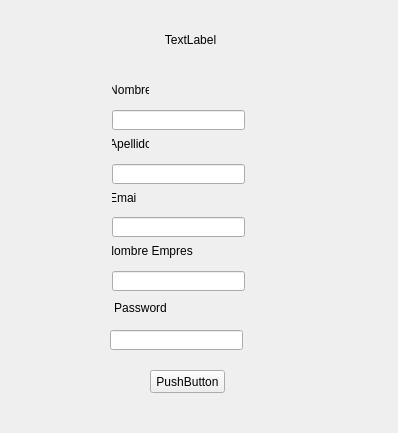
<?xml version="1.0" encoding="UTF-8"?>
<ui version="4.0">
 <class>Form</class>
 <widget class="QWidget" name="Form">
  <property name="geometry">
   <rect>
    <x>0</x>
    <y>0</y>
    <width>398</width>
    <height>433</height>
   </rect>
  </property>
  <property name="windowTitle">
   <string>Form</string>
  </property>
  <widget class="QLabel" name="L_Title">
   <property name="geometry">
    <rect>
     <x>110</x>
     <y>30</y>
     <width>161</width>
     <height>20</height>
    </rect>
   </property>
   <property name="text">
    <string>TextLabel</string>
   </property>
   <property name="alignment">
    <set>Qt::AlignCenter</set>
   </property>
  </widget>
  <widget class="QPushButton" name="PB_Submit">
   <property name="geometry">
    <rect>
     <x>150</x>
     <y>370</y>
     <width>75</width>
     <height>23</height>
    </rect>
   </property>
   <property name="text">
    <string>PushButton</string>
   </property>
  </widget>
  <widget class="QLabel" name="L_Name">
   <property name="geometry">
    <rect>
     <x>112</x>
     <y>82</y>
     <width>37</width>
     <height>16</height>
    </rect>
   </property>
   <property name="text">
    <string>Nombre</string>
   </property>
   <property name="alignment">
    <set>Qt::AlignCenter</set>
   </property>
  </widget>
  <widget class="QLineEdit" name="LE_UserName">
   <property name="geometry">
    <rect>
     <x>112</x>
     <y>110</y>
     <width>133</width>
     <height>20</height>
    </rect>
   </property>
   <property name="alignment">
    <set>Qt::AlignCenter</set>
   </property>
  </widget>
  <widget class="QLabel" name="L_LastName">
   <property name="geometry">
    <rect>
     <x>112</x>
     <y>136</y>
     <width>37</width>
     <height>16</height>
    </rect>
   </property>
   <property name="text">
    <string>Apellido</string>
   </property>
   <property name="alignment">
    <set>Qt::AlignCenter</set>
   </property>
  </widget>
  <widget class="QLineEdit" name="LE_UserLastName">
   <property name="geometry">
    <rect>
     <x>112</x>
     <y>164</y>
     <width>133</width>
     <height>20</height>
    </rect>
   </property>
   <property name="alignment">
    <set>Qt::AlignCenter</set>
   </property>
  </widget>
  <widget class="QLabel" name="L_Email">
   <property name="geometry">
    <rect>
     <x>112</x>
     <y>190</y>
     <width>24</width>
     <height>16</height>
    </rect>
   </property>
   <property name="text">
    <string>Email</string>
   </property>
   <property name="alignment">
    <set>Qt::AlignCenter</set>
   </property>
  </widget>
  <widget class="QLineEdit" name="LE_UserEmail">
   <property name="geometry">
    <rect>
     <x>112</x>
     <y>217</y>
     <width>133</width>
     <height>20</height>
    </rect>
   </property>
   <property name="alignment">
    <set>Qt::AlignCenter</set>
   </property>
  </widget>
  <widget class="QLabel" name="L_CompanyName">
   <property name="geometry">
    <rect>
     <x>112</x>
     <y>243</y>
     <width>81</width>
     <height>16</height>
    </rect>
   </property>
   <property name="text">
    <string>Nombre Empresa</string>
   </property>
   <property name="alignment">
    <set>Qt::AlignCenter</set>
   </property>
  </widget>
  <widget class="QLineEdit" name="LE_CompanyName">
   <property name="geometry">
    <rect>
     <x>112</x>
     <y>271</y>
     <width>133</width>
     <height>20</height>
    </rect>
   </property>
   <property name="alignment">
    <set>Qt::AlignCenter</set>
   </property>
  </widget>
  <widget class="QLabel" name="L_Password">
   <property name="geometry">
    <rect>
     <x>100</x>
     <y>300</y>
     <width>81</width>
     <height>16</height>
    </rect>
   </property>
   <property name="text">
    <string>Password</string>
   </property>
   <property name="alignment">
    <set>Qt::AlignCenter</set>
   </property>
  </widget>
  <widget class="QLineEdit" name="LE_Password">
   <property name="geometry">
    <rect>
     <x>110</x>
     <y>330</y>
     <width>133</width>
     <height>20</height>
    </rect>
   </property>
   <property name="alignment">
    <set>Qt::AlignCenter</set>
   </property>
  </widget>
 </widget>
 <resources/>
 <connections/>
</ui>
